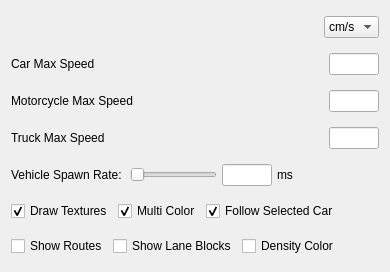
          <widget class="QWidget" name="TrafficTab">
           <attribute name="title">
            <string>Traffic</string>
           </attribute>
           <layout class="QGridLayout" name="gridLayout_6">
            <item row="0" column="0">
             <layout class="QVBoxLayout" name="verticalLayout_3">
              <property name="spacing">
               <number>5</number>
              </property>
              <item>
               <layout class="QHBoxLayout" name="horizontalLayout_17">
                <property name="spacing">
                 <number>5</number>
                </property>
                <property name="topMargin">
                 <number>5</number>
                </property>
                <property name="bottomMargin">
                 <number>5</number>
                </property>
                <item>
                 <spacer name="horizontalSpacer_14">
                  <property name="orientation">
                   <enum>Qt::Horizontal</enum>
                  </property>
                  <property name="sizeHint" stdset="0">
                   <size>
                    <width>40</width>
                    <height>20</height>
                   </size>
                  </property>
                 </spacer>
                </item>
                <item>
                 <widget class="QComboBox" name="VelocityUnitComboBox">
                  <property name="whatsThis">
                   <string>Velocity units</string>
                  </property>
                  <item>
                   <property name="text">
                    <string>cm/s</string>
                   </property>
                  </item>
                  <item>
                   <property name="text">
                    <string>km/h</string>
                   </property>
                  </item>
                  <item>
                   <property name="text">
                    <string>m/s</string>
                   </property>
                  </item>
                  <item>
                   <property name="text">
                    <string>mph</string>
                   </property>
                  </item>
                 </widget>
                </item>
               </layout>
              </item>
              <item>
               <layout class="QHBoxLayout" name="horizontalLayout_7">
                <property name="spacing">
                 <number>5</number>
                </property>
                <property name="topMargin">
                 <number>5</number>
                </property>
                <property name="bottomMargin">
                 <number>5</number>
                </property>
                <item>
                 <widget class="QLabel" name="label_11">
                  <property name="text">
                   <string>Car Max Speed</string>
                  </property>
                 </widget>
                </item>
                <item>
                 <spacer name="horizontalSpacer_7">
                  <property name="orientation">
                   <enum>Qt::Horizontal</enum>
                  </property>
                  <property name="sizeHint" stdset="0">
                   <size>
                    <width>40</width>
                    <height>20</height>
                   </size>
                  </property>
                 </spacer>
                </item>
                <item>
                 <widget class="QLineEdit" name="CarMaxSpeed">
                  <property name="sizePolicy">
                   <sizepolicy hsizetype="Fixed" vsizetype="Fixed">
                    <horstretch>0</horstretch>
                    <verstretch>0</verstretch>
                   </sizepolicy>
                  </property>
                  <property name="maximumSize">
                   <size>
                    <width>50</width>
                    <height>16777215</height>
                   </size>
                  </property>
                  <property name="whatsThis">
                   <string>Adjust max speed for cars</string>
                  </property>
                 </widget>
                </item>
               </layout>
              </item>
              <item>
               <layout class="QHBoxLayout" name="horizontalLayout_13">
                <property name="spacing">
                 <number>5</number>
                </property>
                <property name="topMargin">
                 <number>5</number>
                </property>
                <property name="bottomMargin">
                 <number>5</number>
                </property>
                <item>
                 <widget class="QLabel" name="label_12">
                  <property name="text">
                   <string>Motorcycle Max Speed</string>
                  </property>
                 </widget>
                </item>
                <item>
                 <spacer name="horizontalSpacer_10">
                  <property name="orientation">
                   <enum>Qt::Horizontal</enum>
                  </property>
                  <property name="sizeHint" stdset="0">
                   <size>
                    <width>40</width>
                    <height>20</height>
                   </size>
                  </property>
                 </spacer>
                </item>
                <item>
                 <widget class="QLineEdit" name="MotorcycleMaxSpeed">
                  <property name="sizePolicy">
                   <sizepolicy hsizetype="Fixed" vsizetype="Fixed">
                    <horstretch>0</horstretch>
                    <verstretch>0</verstretch>
                   </sizepolicy>
                  </property>
                  <property name="maximumSize">
                   <size>
                    <width>50</width>
                    <height>16777215</height>
                   </size>
                  </property>
                  <property name="whatsThis">
                   <string>Adjust max speed for motorcycles</string>
                  </property>
                 </widget>
                </item>
               </layout>
              </item>
              <item>
               <layout class="QHBoxLayout" name="horizontalLayout_14">
                <property name="spacing">
                 <number>5</number>
                </property>
                <property name="topMargin">
                 <number>5</number>
                </property>
                <property name="bottomMargin">
                 <number>5</number>
                </property>
                <item>
                 <widget class="QLabel" name="label_13">
                  <property name="text">
                   <string>Truck Max Speed</string>
                  </property>
                 </widget>
                </item>
                <item>
                 <spacer name="horizontalSpacer_11">
                  <property name="orientation">
                   <enum>Qt::Horizontal</enum>
                  </property>
                  <property name="sizeHint" stdset="0">
                   <size>
                    <width>40</width>
                    <height>20</height>
                   </size>
                  </property>
                 </spacer>
                </item>
                <item>
                 <widget class="QLineEdit" name="TruckMaxSpeed">
                  <property name="sizePolicy">
                   <sizepolicy hsizetype="Fixed" vsizetype="Fixed">
                    <horstretch>0</horstretch>
                    <verstretch>0</verstretch>
                   </sizepolicy>
                  </property>
                  <property name="maximumSize">
                   <size>
                    <width>50</width>
                    <height>16777215</height>
                   </size>
                  </property>
                  <property name="whatsThis">
                   <string>Adjust max speed for trucks</string>
                  </property>
                 </widget>
                </item>
               </layout>
              </item>
              <item>
               <layout class="QHBoxLayout" name="horizontalLayout_6">
                <property name="spacing">
                 <number>5</number>
                </property>
                <property name="topMargin">
                 <number>5</number>
                </property>
                <property name="bottomMargin">
                 <number>5</number>
                </property>
                <item>
                 <widget class="QLabel" name="label_15">
                  <property name="text">
                   <string>Vehicle Spawn Rate: </string>
                  </property>
                 </widget>
                </item>
                <item>
                 <widget class="QSlider" name="VehicleSpawnRateSlider">
                  <property name="singleStep">
                   <number>10</number>
                  </property>
                  <property name="orientation">
                   <enum>Qt::Horizontal</enum>
                  </property>
                 </widget>
                </item>
                <item>
                 <widget class="QLineEdit" name="VehicleSpawnRateTextBox">
                  <property name="sizePolicy">
                   <sizepolicy hsizetype="Fixed" vsizetype="Fixed">
                    <horstretch>0</horstretch>
                    <verstretch>0</verstretch>
                   </sizepolicy>
                  </property>
                  <property name="maximumSize">
                   <size>
                    <width>50</width>
                    <height>16777215</height>
                   </size>
                  </property>
                  <property name="whatsThis">
                   <string>Adjust max speed for cars</string>
                  </property>
                 </widget>
                </item>
                <item>
                 <widget class="QLabel" name="label_16">
                  <property name="text">
                   <string>ms</string>
                  </property>
                 </widget>
                </item>
                <item>
                 <spacer name="horizontalSpacer_20">
                  <property name="orientation">
                   <enum>Qt::Horizontal</enum>
                  </property>
                  <property name="sizeHint" stdset="0">
                   <size>
                    <width>40</width>
                    <height>20</height>
                   </size>
                  </property>
                 </spacer>
                </item>
               </layout>
              </item>
              <item>
               <layout class="QHBoxLayout" name="horizontalLayout_18">
                <property name="spacing">
                 <number>5</number>
                </property>
                <property name="topMargin">
                 <number>5</number>
                </property>
                <property name="bottomMargin">
                 <number>5</number>
                </property>
                <item>
                 <widget class="QCheckBox" name="DrawTexturesCheckBox">
                  <property name="whatsThis">
                   <string>Draw vehicle textures. If disabled, the textures will be replaced by shapes</string>
                  </property>
                  <property name="text">
                   <string>Draw Textures</string>
                  </property>
                  <property name="checked">
                   <bool>true</bool>
                  </property>
                 </widget>
                </item>
                <item>
                 <widget class="QCheckBox" name="MultiColorCheckBox">
                  <property name="enabled">
                   <bool>true</bool>
                  </property>
                  <property name="whatsThis">
                   <string>Draw vehicle textures in multiple colors</string>
                  </property>
                  <property name="text">
                   <string>Multi Color</string>
                  </property>
                  <property name="checked">
                   <bool>true</bool>
                  </property>
                 </widget>
                </item>
                <item>
                 <widget class="QCheckBox" name="FollowSelectedCarButton">
                  <property name="enabled">
                   <bool>true</bool>
                  </property>
                  <property name="whatsThis">
                   <string>Bind camera position to a selected car.</string>
                  </property>
                  <property name="text">
                   <string>Follow Selected Car</string>
                  </property>
                  <property name="checked">
                   <bool>true</bool>
                  </property>
                 </widget>
                </item>
                <item>
                 <spacer name="horizontalSpacer_15">
                  <property name="orientation">
                   <enum>Qt::Horizontal</enum>
                  </property>
                  <property name="sizeHint" stdset="0">
                   <size>
                    <width>40</width>
                    <height>20</height>
                   </size>
                  </property>
                 </spacer>
                </item>
               </layout>
              </item>
              <item>
               <layout class="QHBoxLayout" name="horizontalLayout_35">
                <property name="spacing">
                 <number>5</number>
                </property>
                <property name="topMargin">
                 <number>5</number>
                </property>
                <property name="bottomMargin">
                 <number>5</number>
                </property>
                <item>
                 <widget class="QCheckBox" name="ShowRoutesCheckBox">
                  <property name="enabled">
                   <bool>true</bool>
                  </property>
                  <property name="whatsThis">
                   <string>Show all possible routes</string>
                  </property>
                  <property name="text">
                   <string>Show Routes</string>
                  </property>
                  <property name="checkable">
                   <bool>true</bool>
                  </property>
                  <property name="checked">
                   <bool>false</bool>
                  </property>
                 </widget>
                </item>
                <item>
                 <widget class="QCheckBox" name="ShowLaneBlockCheckBox">
                  <property name="enabled">
                   <bool>true</bool>
                  </property>
                  <property name="whatsThis">
                   <string>Show an illustration of blocked lanes</string>
                  </property>
                  <property name="text">
                   <string>Show Lane Blocks</string>
                  </property>
                  <property name="checkable">
                   <bool>true</bool>
                  </property>
                  <property name="checked">
                   <bool>false</bool>
                  </property>
                 </widget>
                </item>
                <item>
                 <widget class="QCheckBox" name="DensityColorCheckBox">
                  <property name="enabled">
                   <bool>true</bool>
                  </property>
                  <property name="whatsThis">
                   <string>Show an illustration of blocked lanes</string>
                  </property>
                  <property name="text">
                   <string>Density Color</string>
                  </property>
                  <property name="checkable">
                   <bool>true</bool>
                  </property>
                  <property name="checked">
                   <bool>false</bool>
                  </property>
                 </widget>
                </item>
                <item>
                 <spacer name="horizontalSpacer_27">
                  <property name="orientation">
                   <enum>Qt::Horizontal</enum>
                  </property>
                  <property name="sizeHint" stdset="0">
                   <size>
                    <width>40</width>
                    <height>20</height>
                   </size>
                  </property>
                 </spacer>
                </item>
               </layout>
              </item>
             </layout>
            </item>
           </layout>
          </widget>
